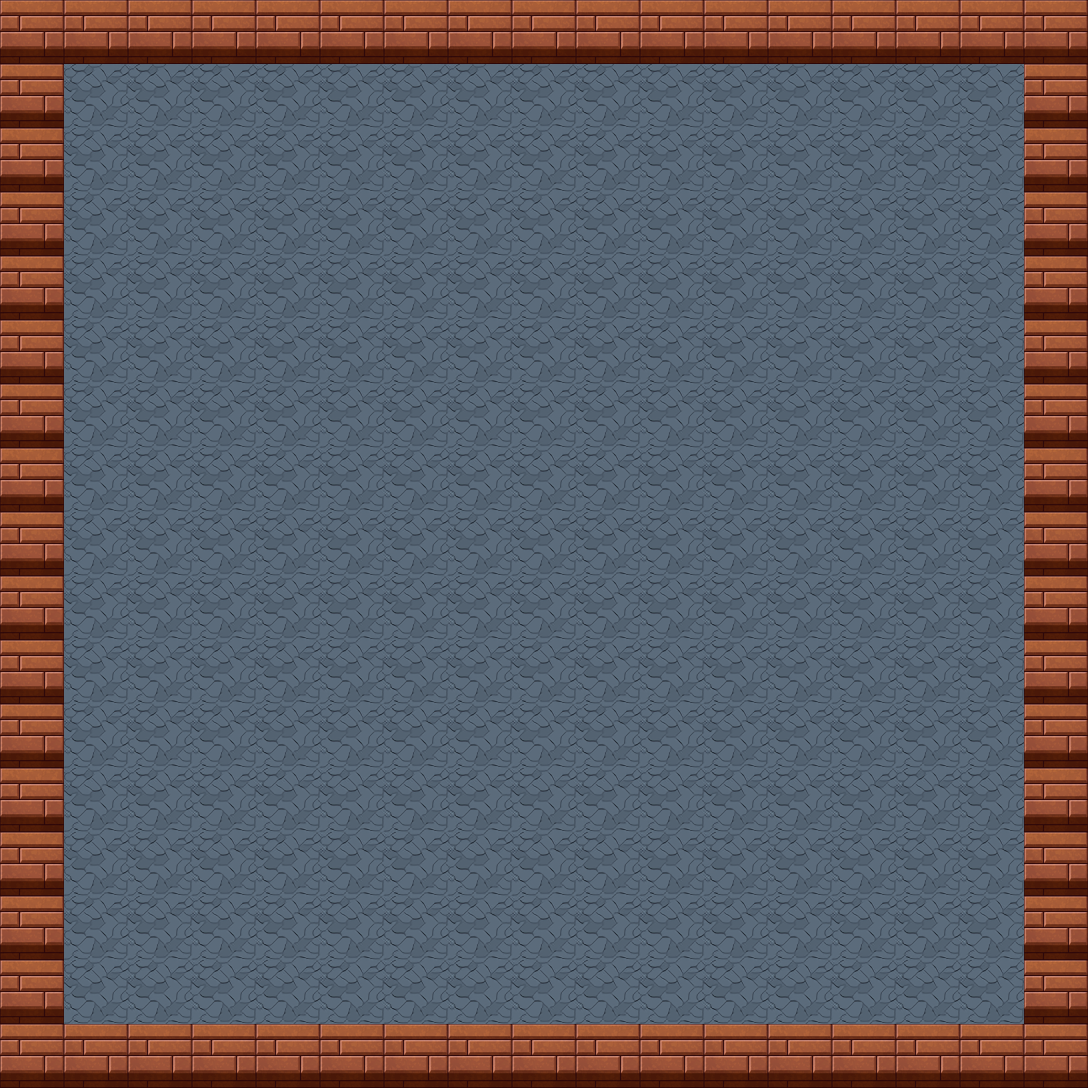

The image is a tile-based game level rendered from a .tmx file. Its description and complete source (layers, tilesets, objects, tile grids) follow:
An orthogonal 17x17 tile map with 64x64 px tiles, 7 tile layers (decoration, playerstart, Tile Layer 1, bomb layer, ...), 3 tilesets.

<map version="1.2" tiledversion="1.2.0" orientation="orthogonal" renderorder="right-down" width="17" height="17" tilewidth="64" tileheight="64" infinite="0" nextlayerid="15" nextobjectid="1">
 <tileset firstgid="1" source="../tilesets/walls.tsx" />
 <tileset firstgid="25" source="../tilesets/daytiles.tsx" />
 <tileset firstgid="329" source="../tilesets/city.tsx" />
 <layer id="8" name="decoration" width="17" height="17">
  <data encoding="csv">
130,130,130,130,130,130,130,130,130,130,130,130,130,130,130,130,130,
130,130,130,130,130,130,130,130,130,130,130,130,130,130,130,130,130,
130,130,130,130,130,130,130,130,130,130,130,130,130,130,130,130,130,
130,130,130,130,130,130,130,130,130,130,130,130,130,130,130,130,130,
130,130,130,130,130,130,130,130,130,130,130,130,130,130,130,130,130,
130,130,130,130,130,130,130,130,130,130,130,130,130,130,130,130,130,
130,130,130,130,130,130,130,130,130,130,130,130,130,130,130,130,130,
130,130,130,130,130,130,130,130,130,130,130,130,130,130,130,130,130,
130,130,130,130,130,130,130,130,130,130,130,130,130,130,130,130,130,
130,130,130,130,130,130,130,130,130,130,130,130,130,130,130,130,130,
130,130,130,130,130,130,130,130,130,130,130,130,130,130,130,130,130,
130,130,130,130,130,130,130,130,130,130,130,130,130,130,130,130,130,
130,130,130,130,130,130,130,130,130,130,130,130,130,130,130,130,130,
130,130,130,130,130,130,130,130,130,130,130,130,130,130,130,130,130,
130,130,130,130,130,130,130,130,130,130,130,130,130,130,130,130,130,
130,130,130,130,130,130,130,130,130,130,130,130,130,130,130,130,130,
130,130,130,130,130,130,130,130,130,130,130,130,130,130,130,130,130
</data>
 </layer>
 <layer id="9" name="playerstart" width="17" height="17">
  <data encoding="csv">
0,0,0,0,0,0,0,0,0,0,0,0,0,0,0,0,0,
0,0,0,0,0,0,0,0,0,0,0,0,0,0,0,0,0,
0,0,0,0,0,0,0,0,0,0,0,0,0,0,0,0,0,
0,0,0,0,0,0,0,0,0,0,0,0,0,0,0,0,0,
0,0,0,0,0,0,0,0,0,0,0,0,0,0,0,0,0,
0,0,0,0,0,0,0,0,0,0,0,0,0,0,0,0,0,
0,0,0,0,0,0,0,0,0,0,0,0,0,0,0,0,0,
0,0,0,0,0,0,0,0,0,0,0,0,0,0,0,0,0,
0,0,0,0,0,0,0,0,0,0,0,0,0,0,0,0,0,
0,0,0,0,0,0,0,0,0,0,0,0,0,0,0,0,0,
0,0,0,0,0,0,0,0,0,0,0,0,0,0,0,0,0,
0,0,0,0,0,0,0,0,0,0,0,0,0,0,0,0,0,
0,0,0,0,0,0,0,0,0,0,0,0,0,0,0,0,0,
0,0,0,0,0,0,0,0,0,0,0,0,0,0,0,0,0,
0,0,0,0,0,0,0,0,0,0,0,0,0,0,0,0,0,
0,0,0,0,0,0,0,0,0,0,0,0,0,0,0,0,0,
0,0,0,0,0,0,0,0,0,0,0,0,0,0,0,0,0
</data>
 </layer>
 <layer id="10" name="Tile Layer 1" width="17" height="17">
  <data encoding="csv">
11,11,11,11,11,11,11,11,11,11,11,11,11,11,11,11,11,
11,0,0,0,0,0,0,0,0,0,0,0,0,0,0,0,11,
11,0,0,0,0,0,0,0,0,0,0,0,0,0,0,0,11,
11,0,0,0,0,0,0,0,0,0,0,0,0,0,0,0,11,
11,0,0,0,0,0,0,0,0,0,0,0,0,0,0,0,11,
11,0,0,0,0,0,0,0,0,0,0,0,0,0,0,0,11,
11,0,0,0,0,0,0,0,0,0,0,0,0,0,0,0,11,
11,0,0,0,0,0,0,0,0,0,0,0,0,0,0,0,11,
11,0,0,0,0,0,0,0,0,0,0,0,0,0,0,0,11,
11,0,0,0,0,0,0,0,0,0,0,0,0,0,0,0,11,
11,0,0,0,0,0,0,0,0,0,0,0,0,0,0,0,11,
11,0,0,0,0,0,0,0,0,0,0,0,0,0,0,0,11,
11,0,0,0,0,0,0,0,0,0,0,0,0,0,0,0,11,
11,0,0,0,0,0,0,0,0,0,0,0,0,0,0,0,11,
11,0,0,0,0,0,0,0,0,0,0,0,0,0,0,0,11,
11,0,0,0,0,0,0,0,0,0,0,0,0,0,0,0,11,
11,11,11,11,11,11,11,11,11,11,11,11,11,11,11,11,11
</data>
 </layer>
 <layer id="11" name="bomb layer" width="17" height="17">
  <data encoding="csv">
0,0,0,0,0,0,0,0,0,0,0,0,0,0,0,0,0,
0,0,0,0,0,0,0,0,0,0,0,0,0,0,0,0,0,
0,0,0,0,0,0,0,0,0,0,0,0,0,0,0,0,0,
0,0,0,0,0,0,0,0,0,0,0,0,0,0,0,0,0,
0,0,0,0,0,0,0,0,0,0,0,0,0,0,0,0,0,
0,0,0,0,0,0,0,0,0,0,0,0,0,0,0,0,0,
0,0,0,0,0,0,0,0,0,0,0,0,0,0,0,0,0,
0,0,0,0,0,0,0,0,0,0,0,0,0,0,0,0,0,
0,0,0,0,0,0,0,0,0,0,0,0,0,0,0,0,0,
0,0,0,0,0,0,0,0,0,0,0,0,0,0,0,0,0,
0,0,0,0,0,0,0,0,0,0,0,0,0,0,0,0,0,
0,0,0,0,0,0,0,0,0,0,0,0,0,0,0,0,0,
0,0,0,0,0,0,0,0,0,0,0,0,0,0,0,0,0,
0,0,0,0,0,0,0,0,0,0,0,0,0,0,0,0,0,
0,0,0,0,0,0,0,0,0,0,0,0,0,0,0,0,0,
0,0,0,0,0,0,0,0,0,0,0,0,0,0,0,0,0,
0,0,0,0,0,0,0,0,0,0,0,0,0,0,0,0,0
</data>
 </layer>
 <layer id="12" name="exploded effect layer" width="17" height="17">
  <data encoding="csv">
0,0,0,0,0,0,0,0,0,0,0,0,0,0,0,0,0,
0,0,0,0,0,0,0,0,0,0,0,0,0,0,0,0,0,
0,0,0,0,0,0,0,0,0,0,0,0,0,0,0,0,0,
0,0,0,0,0,0,0,0,0,0,0,0,0,0,0,0,0,
0,0,0,0,0,0,0,0,0,0,0,0,0,0,0,0,0,
0,0,0,0,0,0,0,0,0,0,0,0,0,0,0,0,0,
0,0,0,0,0,0,0,0,0,0,0,0,0,0,0,0,0,
0,0,0,0,0,0,0,0,0,0,0,0,0,0,0,0,0,
0,0,0,0,0,0,0,0,0,0,0,0,0,0,0,0,0,
0,0,0,0,0,0,0,0,0,0,0,0,0,0,0,0,0,
0,0,0,0,0,0,0,0,0,0,0,0,0,0,0,0,0,
0,0,0,0,0,0,0,0,0,0,0,0,0,0,0,0,0,
0,0,0,0,0,0,0,0,0,0,0,0,0,0,0,0,0,
0,0,0,0,0,0,0,0,0,0,0,0,0,0,0,0,0,
0,0,0,0,0,0,0,0,0,0,0,0,0,0,0,0,0,
0,0,0,0,0,0,0,0,0,0,0,0,0,0,0,0,0,
0,0,0,0,0,0,0,0,0,0,0,0,0,0,0,0,0
</data>
 </layer>
 <layer id="13" name="mine layer" width="17" height="17">
  <data encoding="csv">
0,0,0,0,0,0,0,0,0,0,0,0,0,0,0,0,0,
0,0,0,0,0,0,0,0,0,0,0,0,0,0,0,0,0,
0,0,0,0,0,0,0,0,0,0,0,0,0,0,0,0,0,
0,0,0,0,0,0,0,0,0,0,0,0,0,0,0,0,0,
0,0,0,0,0,0,0,0,0,0,0,0,0,0,0,0,0,
0,0,0,0,0,0,0,0,0,0,0,0,0,0,0,0,0,
0,0,0,0,0,0,0,0,0,0,0,0,0,0,0,0,0,
0,0,0,0,0,0,0,0,0,0,0,0,0,0,0,0,0,
0,0,0,0,0,0,0,0,0,0,0,0,0,0,0,0,0,
0,0,0,0,0,0,0,0,0,0,0,0,0,0,0,0,0,
0,0,0,0,0,0,0,0,0,0,0,0,0,0,0,0,0,
0,0,0,0,0,0,0,0,0,0,0,0,0,0,0,0,0,
0,0,0,0,0,0,0,0,0,0,0,0,0,0,0,0,0,
0,0,0,0,0,0,0,0,0,0,0,0,0,0,0,0,0,
0,0,0,0,0,0,0,0,0,0,0,0,0,0,0,0,0,
0,0,0,0,0,0,0,0,0,0,0,0,0,0,0,0,0,
0,0,0,0,0,0,0,0,0,0,0,0,0,0,0,0,0
</data>
 </layer>
 <layer id="14" name="item layer" width="17" height="17">
  <data encoding="csv">
0,0,0,0,0,0,0,0,0,0,0,0,0,0,0,0,0,
0,0,0,0,0,0,0,0,0,0,0,0,0,0,0,0,0,
0,0,0,0,0,0,0,0,0,0,0,0,0,0,0,0,0,
0,0,0,0,0,0,0,0,0,0,0,0,0,0,0,0,0,
0,0,0,0,0,0,0,0,0,0,0,0,0,0,0,0,0,
0,0,0,0,0,0,0,0,0,0,0,0,0,0,0,0,0,
0,0,0,0,0,0,0,0,0,0,0,0,0,0,0,0,0,
0,0,0,0,0,0,0,0,0,0,0,0,0,0,0,0,0,
0,0,0,0,0,0,0,0,0,0,0,0,0,0,0,0,0,
0,0,0,0,0,0,0,0,0,0,0,0,0,0,0,0,0,
0,0,0,0,0,0,0,0,0,0,0,0,0,0,0,0,0,
0,0,0,0,0,0,0,0,0,0,0,0,0,0,0,0,0,
0,0,0,0,0,0,0,0,0,0,0,0,0,0,0,0,0,
0,0,0,0,0,0,0,0,0,0,0,0,0,0,0,0,0,
0,0,0,0,0,0,0,0,0,0,0,0,0,0,0,0,0,
0,0,0,0,0,0,0,0,0,0,0,0,0,0,0,0,0,
0,0,0,0,0,0,0,0,0,0,0,0,0,0,0,0,0
</data>
 </layer>
</map>
